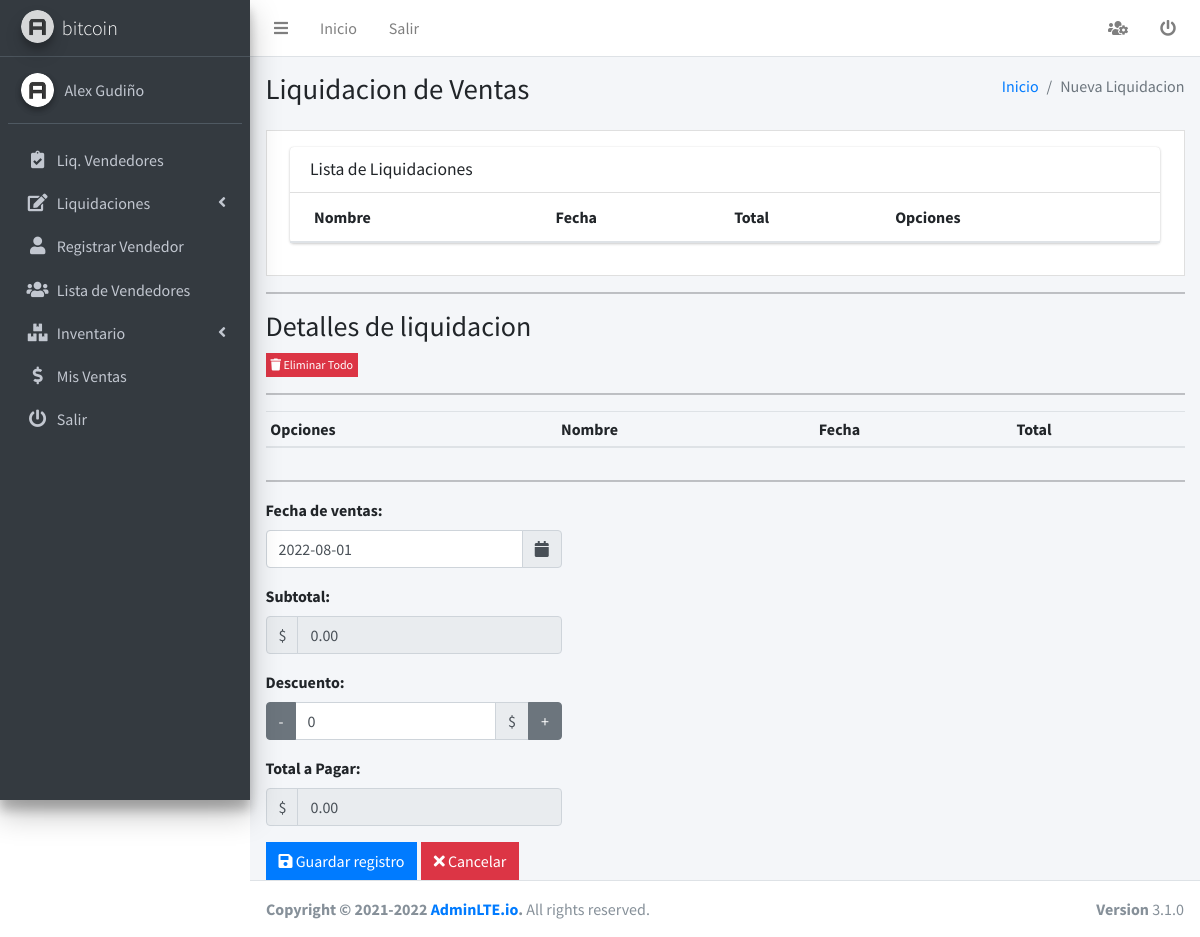
Page /supervisor/ventas/add (signed in) on the committed database.
### usuario/models.py (models this page shows, shortened)
class User(AbstractUser):
    token = models.UUIDField(primary_key=False, editable=False,null=True, blank=True) # token que se crear cuando se reseta la contraseña
    class Meta:
        permissions = (
            ('add_seller', 'can add seller'),
            ('change_seller', 'can change seller'),
            ('del_seller', 'can delete seller'),
            ('view_seller', 'can view seller'),
            ('add_supervisor', 'can add supervisor'),
            ('change_supervisor', 'can change supervisor'),
            ('del_supervisor', 'can delete supervisor'),
            ('view_supervisor', 'can view supervisor'),
            )

class Profile(models.Model):
    GENRE_CHOICES = (
        ('m', 'Masculino'),
        ('f', 'Feminino'),
    )
    user = models.OneToOneField(User, on_delete=models.CASCADE, related_name='user_profile')
    distributor = models.ForeignKey(Distribuidora,on_delete=models.CASCADE, related_name='distributor')
    genre = models.CharField(max_length=1, choices=GENRE_CHOICES,blank = True, null=True, verbose_name="Genero")
    avatar = models.ImageField(upload_to='profiles',blank = True, null=True, verbose_name='Imagen de Perfil')
    phone_regex = RegexValidator(
        regex=r'^\+?1?\d{9,10}$', message="El número de teléfono debe ingresarse en el formato: '0999999999'. Se permiten hasta 10 dígitos.")
    phone = models.CharField(
        validators=[phone_regex],
        max_length=10,
        blank = True, null=True,
        verbose_name='Numero de Telefono')  # validators should be a list
    created = models.DateTimeField(auto_now_add=True)
    updated = models.DateTimeField(auto_now=True)
    def get_image(self):
        if self.avatar:
            return '{}{}'.format(MEDIA_URL, self.avatar)
        return '{}{}'.format(MEDIA_URL, 'empty.png')

class Distribuidora(models.Model):
    nombre = models.CharField(max_length=50)
    class Meta:
        db_table = 'distribuidora'
        verbose_name = 'distribuidora'
        verbose_name_plural = 'distribuidoras'
    def __str__(self):
        return self.nombre

### supervisor/views.py (the view, shortened to what this page needs)
# urls.py: path('ventas/add', SalesCreateView.as_view(), name='crear_ventas'),
class SalesCreateView(ValidatePermissionRequiredMixin,CreateView):
    model = Report
    permission_required = 'supervisor.add_grupsupervisor'
    form_class = SalesCreateForm
    template_name = 'supervisor/liquidar-ventas.html'
    success_url = reverse_lazy('supervisor:liquidaciones')
    @method_decorator(csrf_exempt)
    def dispatch(self, request, *args, **kwargs):
        return super().dispatch(request, *args, **kwargs)
    def get_context_data(self, **kwargs):
        context = super().get_context_data(**kwargs)
        context['title'] = 'Liquidacion de Ventas'
        context['entity'] = 'Nueva Liquidacion'
        context['action'] = 'add'
        return context

### lider/mixins.py (called while the page is built)
    def get_perms(self):
        if isinstance(self.permission_required, str):
            perms = (self.permission_required,)
        else:
            perms = self.permission_required
        return perms

    def dispatch(self, request, *args, **kwargs):
        if request.user.has_perms(self.get_perms()):
            return super().dispatch(request, *args, **kwargs)
        messages.error(request, 'No tienes permisos para ingresar a este modulo') # modulo de django para el envio de mensajes
        return redirect(self.get_url_redirect())

### supervisor/templates/supervisor/liquidar-ventas.html (shortened to what this page needs)
{% extends 'home/base.html' %}
{% load static %}
{% block head %}
<link rel="stylesheet" href="{% static 'plugins/jquery-ui-1.13.0/jquery-ui.min.css' %}">
<link rel="stylesheet" href="{% static 'plugins/datatables-bs4/css/dataTables.bootstrap4.min.css' %}">
<link rel="stylesheet" href="{% static 'plugins/datatables-responsive/css/responsive.bootstrap4.min.css' %}">
<link rel="stylesheet" href="{% static 'plugins/tempusdominus/css/tempusdominus.min.css' %}">
<link href="{% static 'plugins/bootstrap-touchspin-4.3.0/jquery.bootstrap-touchspin.css' %}" rel="stylesheet" />
{% endblock %}
{% block contenedor %}
<section class="content">
  <div class="container-fluid">
    <div class="row">
      <div class="col-12">
        <div class="invoice p-3 mb-3">
          <form action="" method="post">
            <div class="col-12">
              <div class="card">
                <div class="card-header">
                  <h3 class="card-title">Lista de Liquidaciones</h3>
                </div>
                <div class="card-body p-0">
                  <table class="table" id="tblSearchProducts">
                    <thead>
                      <tr>
                        <th>Nombre</th>
                        <th>Fecha</th>
                        <th>Total</th>
                        <th>Opciones</th>
                      </tr>
                    </thead>
                  </table>
                </div>
              </div>
            </div>
        </div>
        <hr>
        <div class="row">
          <div class="col-12 table-responsive">
            <table class="table table-sm" id="tblProducts">
              <h3>Detalles de liquidacion</h3>
              <button type="button" class="btn btn-danger btn-xs btn-flat btnRemoveAll">
                <i class="fa fa-trash"></i> Eliminar Todo
              </button>
              <hr>
              <thead>
                <tr>
                  <th>Opciones</th>
                  <th>Nombre</th>
                  <th>Fecha</th>
                  <th>Total</th>
                </tr>
              </thead>
            </table>
          </div>
        </div>
        <hr>
        <div class="row">
          <div class="col-md-4 col-sm-12">
            <div class="form-group">
              <label>Fecha de ventas:</label>
              <div class="input-group date" id="date" data-target-input="nearest">
                {{form.date}}
                <div class="input-group-append" data-target="#date" data-toggle="datetimepicker">
                  <div class="input-group-text"><i class="fa fa-calendar"></i></div>
                </div>
              </div>
            </div>
            <div class="form-group">
              <label>Subtotal:</label>
              <div class="input-group">
                <div class="input-group-prepend">
                  <span class="input-group-text">$</span>
                </div>
                {{form.subtotal}}
              </div>
            </div>
            <div class="form-group">
              <label>Descuento:</label>
              <div class="input-group">
                {{form.discount}}
              </div>
            </div>
            <div class="form-group">
              <label>Total a Pagar:</label>
              <div class="input-group">
                <div class="input-group-prepend">
                  <span class="input-group-text">$</span>
                </div>
                {{form.total}}
              </div>
            </div>
          </div>
        </div>
        <div class="row no-print">
          <div class="col-md-4 col-sm-12">
            <button type="submit" class="btn btn-primary btn-flat">
              <i class="fas fa-save"></i> Guardar registro
            </button>
            <a href="#" class="btn btn-danger btn-flat">
              <i class="fas fa-times"></i> Cancelar
            </a>
          </div>
        </div>
      </div>
    </div>
  </div>
  </div>
{% endblock contenedor %}

### home/templates/home/sidebar.html (shortened to what this page needs)
{% load static %}
<aside class="main-sidebar sidebar-dark-primary elevation-4">
    <a href="{% url 'home:dashboard' %}" class="brand-link">
        <img src="{% static 'dist/img/AdminLTELogo.png' %}" alt="AdminLTE Logo"
            class="brand-image img-circle elevation-3" style="opacity: .8">
        <span class="brand-text font-weight-light">{{ user.user_profile.distributor }}</span>
    </a>
    <div class="sidebar">
        <div class="user-panel mt-3 pb-3 mb-3 d-flex">
            <div class="image">
                <img src="{{ user.user_profile.get_image }}" class="img-circle elevation-2" alt="User Image">
            </div>
            <div class="info">
                <a href="{% url 'user:perfil' %}" class="d-block">{{ user.first_name|title }} {{ user.last_name|title }} </a>
            </div>
        </div>
        <nav class="mt-2">
            <ul class="nav nav-pills nav-sidebar flex-column" data-widget="treeview" role="menu" data-accordion="false">
             {% include 'supervisor/sidebar.html' %}
             {% include 'vendedor/sidebar.html' %}
                <li class="nav-item">
                    <a href="{% url 'user:logout' %}" class="nav-link">
                        <i class="nav-icon fas fa-power-off"></i>
                        <p> Salir</p>
                    </a>
                </li>
            </ul>
        </nav>
    </div>
</aside>

### rows in the picture
User: user_profile.distributor "bitcoin", first_name "Alex", last_name "Gudiño"

### other values in the picture
{{ title }} "Liquidacion de Ventas"
{{ entity }} "Nueva Liquidacion"
